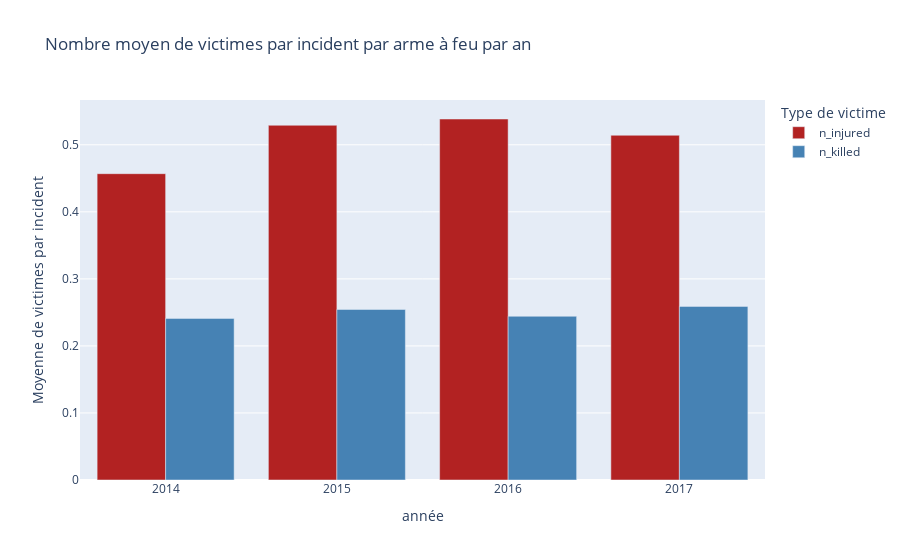

The notebook cell this image was saved under:
### Code cell
grouped_data2 = base_totale.groupby(base_totale['date'].dt.year).agg({
    'n_injured': 'mean',
    'n_killed': 'mean'
}).reset_index()

grouped_data2=grouped_data2.loc[grouped_data2['date'].isin([2014,2015,2016,2017])]

fig2 = px.bar(
    grouped_data2,
    x=grouped_data2['date'],
    y=['n_injured', 'n_killed'],
    labels={"date": "année", "value": "Moyenne de victimes par incident", "variable": "Type de victime"},
    title="Nombre moyen de victimes par incident par arme à feu par an",
    color_discrete_map={"n_injured": "firebrick", "n_killed": "steelblue"},
)

fig2.update_layout(barmode='group')  # Display bars side by side

fig2.show()

### Figure 1 — Plotly figure (JSON) as saved in the notebook; plotly's stock layout.template omitted (floating-point values rounded to 4 significant figures)
{"data": [{"alignmentgroup": "True", "hovertemplate": "Type de victime=n_injured<br>année=%{x}<br>Moyenne de victimes par incident=%{y}<extra></extra>", "legendgroup": "n_injured", "marker": {"color": "firebrick", "pattern": {"shape": ""}}, "name": "n_injured", "offsetgroup": "n_injured", "orientation": "v", "showlegend": true, "textposition": "auto", "type": "bar", "x": [2014, 2015, 2016, 2017], "xaxis": "x", "y": [0.4569, 0.5291, 0.5385, 0.5142], "yaxis": "y"}, {"alignmentgroup": "True", "hovertemplate": "Type de victime=n_killed<br>année=%{x}<br>Moyenne de victimes par incident=%{y}<extra></extra>", "legendgroup": "n_killed", "marker": {"color": "steelblue", "pattern": {"shape": ""}}, "name": "n_killed", "offsetgroup": "n_killed", "orientation": "v", "showlegend": true, "textposition": "auto", "type": "bar", "x": [2014, 2015, 2016, 2017], "xaxis": "x", "y": [0.2411, 0.2544, 0.2442, 0.259], "yaxis": "y"}], "layout": {"barmode": "group", "legend": {"title": {"text": "Type de victime"}, "tracegroupgap": 0}, "title": {"text": "Nombre moyen de victimes par incident par arme à feu par an"}, "xaxis": {"anchor": "y", "domain": [0, 1], "title": {"text": "année"}}, "yaxis": {"anchor": "x", "domain": [0, 1], "title": {"text": "Moyenne de victimes par incident"}}}}
